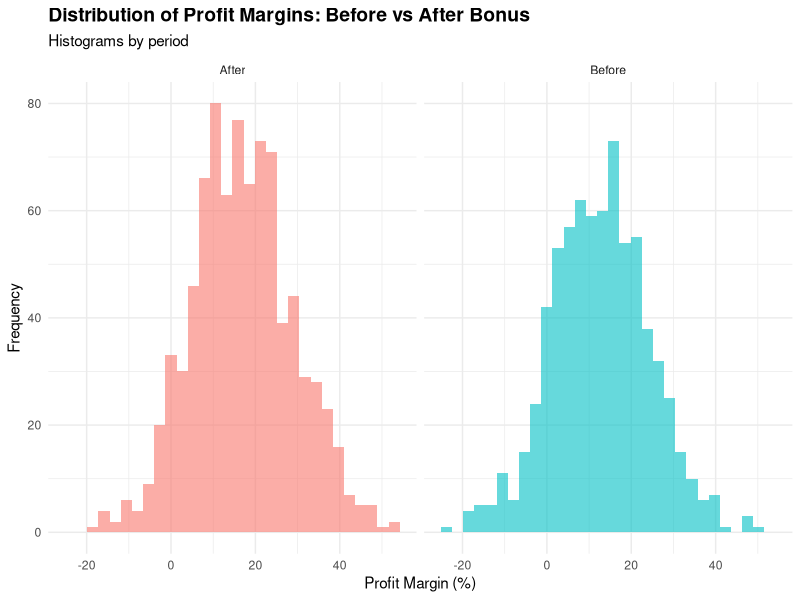
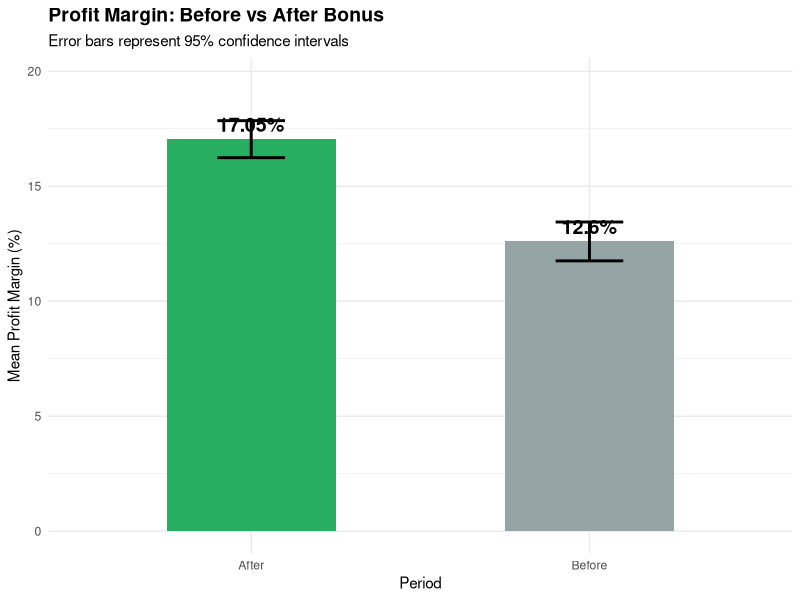
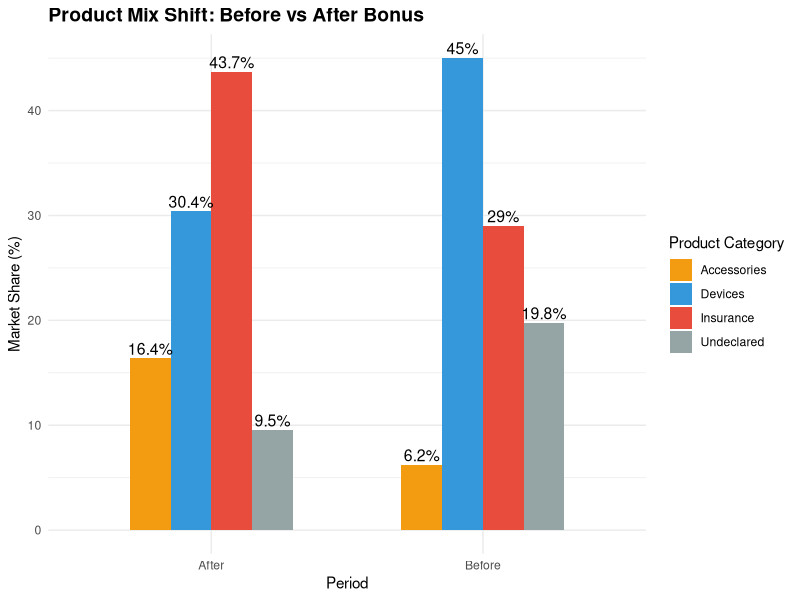
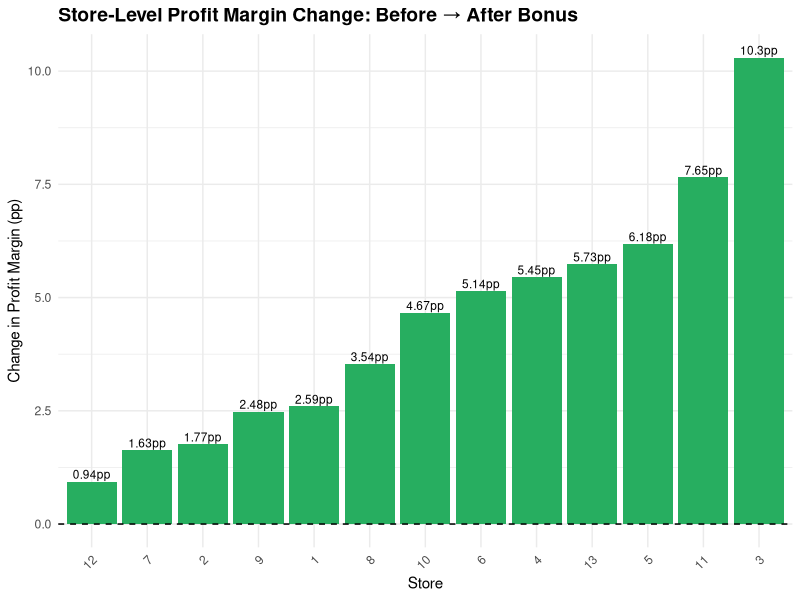

Source code (R) for these figures, in order:
# ================================================
# SCRIPT 02: EXPLORATORY DATA ANALYSIS
# ================================================
# Purpose: Descriptive statistics, visualizations
# Output: Plots and summary tables
# Runtime: ~15 seconds

library(dplyr)
library(ggplot2)
library(tidyr)

# Load clean data
sbd <- read.csv("sbd_clean.csv")

cat("═══════════════════════════════════════\n")
cat("EXPLORATORY DATA ANALYSIS\n")
cat("═══════════════════════════════════════\n\n")

# ==================== 1. PROFIT MARGIN OVERVIEW ====================
cat("1. PROFIT MARGIN OVERVIEW\n")
cat("─────────────────────────────────────\n\n")

sbd %>%
  group_by(period) %>%
  summarise(
    Count = n(),
    Mean = round(mean(sales_profitmargin), 2),
    Median = round(median(sales_profitmargin), 2),
    SD = round(sd(sales_profitmargin), 2),
    Min = round(min(sales_profitmargin), 2),
    Max = round(max(sales_profitmargin), 2),
    Q1 = round(quantile(sales_profitmargin, 0.25), 2),
    Q3 = round(quantile(sales_profitmargin, 0.75), 2),
    .groups = "drop"
  ) %>%
  print()

# Calculate the raw difference
before_margin <- mean(sbd$sales_profitmargin[sbd$time == 0])
after_margin <- mean(sbd$sales_profitmargin[sbd$time == 1])
raw_diff <- after_margin - before_margin

cat("\n")
cat("Raw Difference (After - Before):", round(raw_diff, 2), "pp\n")
cat("Relative Change:", round((raw_diff / before_margin) * 100, 1), "%\n\n")

# ==================== VISUALIZATION 1: Margin Distribution ====================
cat("Creating visualizations...\n\n")

png("01_margin_distribution.png", width = 800, height = 500)

p1 <- ggplot(sbd, aes(x = sales_profitmargin, fill = period)) +
  geom_histogram(bins = 30, alpha = 0.6, position = "dodge") +
  facet_wrap(~period) +
  labs(
    title = "Distribution of Profit Margins: Before vs After Bonus",
    x = "Profit Margin (%)",
    y = "Frequency",
    subtitle = "Histograms by period"
  ) +
  theme_minimal() +
  theme(
    plot.title = element_text(size = 14, face = "bold"),
    legend.position = "none"
  )

print(p1)
dev.off()

cat("✓ Saved: 01_margin_distribution.png\n\n")

# ==================== VISUALIZATION 2: Mean Comparison ====================
png("02_mean_comparison.png", width = 600, height = 500)

margin_by_period <- sbd %>%
  group_by(period) %>%
  summarise(
    Mean = mean(sales_profitmargin),
    SE = sd(sales_profitmargin) / sqrt(n()),
    .groups = "drop"
  )

p2 <- ggplot(margin_by_period, aes(x = period, y = Mean, fill = period)) +
  geom_col(width = 0.5, show.legend = FALSE) +
  geom_errorbar(aes(ymin = Mean - 1.96*SE, ymax = Mean + 1.96*SE), 
                width = 0.2, linewidth = 1) +
  geom_text(aes(label = paste0(round(Mean, 2), "%")), 
            vjust = -0.5, size = 5, fontface = "bold") +
  scale_fill_manual(values = c("Before" = "#95a5a6", "After" = "#27ae60")) +
  labs(
    title = "Profit Margin: Before vs After Bonus",
    x = "Period", y = "Mean Profit Margin (%)",
    subtitle = "Error bars represent 95% confidence intervals"
  ) +
  ylim(0, max(margin_by_period$Mean) * 1.15) +
  theme_minimal() +
  theme(plot.title = element_text(size = 14, face = "bold"))

print(p2)
dev.off()

cat("✓ Saved: 02_mean_comparison.png\n\n")

# ==================== 2. PRODUCT MIX ANALYSIS ====================
cat("2. PRODUCT MIX ANALYSIS\n")
cat("─────────────────────────────────────\n\n")

product_mix <- sbd %>%
  group_by(period) %>%
  summarise(
    "Devices (%)" = round(mean(device) * 100, 1),
    "Insurance (%)" = round(mean(insurance) * 100, 1),
    "Accessories (%)" = round(mean(accessory) * 100, 1),
    "Undeclared (%)" = round(mean(undeclared) * 100, 1),
    .groups = "drop"
  )

print(product_mix)

# ==================== VISUALIZATION 3: Product Mix Shift ====================
png("03_product_mix_shift.png", width = 800, height = 500)

product_long <- sbd %>%
  group_by(period) %>%
  summarise(
    Devices = mean(device) * 100,
    Insurance = mean(insurance) * 100,
    Accessories = mean(accessory) * 100,
    Undeclared = mean(undeclared) * 100,
    .groups = "drop"
  ) %>%
  pivot_longer(-period, names_to = "Product", values_to = "Share")

p3 <- ggplot(product_long, aes(x = period, y = Share, fill = Product)) +
  geom_bar(stat = "identity", position = "dodge", width = 0.6) +
  geom_text(aes(label = paste0(round(Share, 1), "%")), 
            position = position_dodge(0.6), vjust = -0.3, size = 4) +
  labs(
    title = "Product Mix Shift: Before vs After Bonus",
    x = "Period",
    y = "Market Share (%)",
    fill = "Product Category"
  ) +
  scale_fill_manual(values = c(
    "Devices" = "#3498db",
    "Insurance" = "#e74c3c",
    "Accessories" = "#f39c12",
    "Undeclared" = "#95a5a6"
  )) +
  theme_minimal() +
  theme(plot.title = element_text(size = 14, face = "bold"))

print(p3)
dev.off()

cat("\n✓ Saved: 03_product_mix_shift.png\n\n")

# ==================== 3. STORE-LEVEL ANALYSIS ====================
cat("3. STORE-LEVEL ANALYSIS\n")
cat("─────────────────────────────────────\n\n")

store_summary <- sbd %>%
  group_by(store, period) %>%
  summarise(
    Mean_Margin = round(mean(sales_profitmargin), 2),
    N = n(),
    .groups = "drop"
  ) %>%
  pivot_wider(names_from = period, values_from = c(Mean_Margin, N)) %>%
  mutate(
    Change = round(Mean_Margin_After - Mean_Margin_Before, 2),
    Pct_Change = round((Change / Mean_Margin_Before) * 100, 1)
  ) %>%
  arrange(desc(Change))

cat("Top 5 Performing Stores:\n")
print(store_summary %>% head(5))

# ==================== VISUALIZATION 4: Store Performance ====================
png("04_store_performance.png", width = 900, height = 600)

store_wide <- sbd %>%
  group_by(store, period) %>%
  summarise(Mean = mean(sales_profitmargin), .groups = "drop") %>%
  pivot_wider(names_from = period, values_from = Mean) %>%
  mutate(Change = After - Before) %>%
  arrange(desc(Change))

p4 <- ggplot(store_wide, aes(x = reorder(as.factor(store), Change), y = Change, 
                             fill = ifelse(Change > 0, "Positive", "Negative"))) +
  geom_col(show.legend = FALSE) +
  geom_hline(yintercept = 0, linetype = "dashed", color = "black", linewidth = 0.5) +
  geom_text(aes(label = paste0(round(Change, 2), "pp")), 
            vjust = ifelse(store_wide$Change > 0, -0.3, 0.8), size = 3) +
  scale_fill_manual(values = c("Positive" = "#27ae60", "Negative" = "#e74c3c")) +
  labs(
    title = "Store-Level Profit Margin Change: Before → After Bonus",
    x = "Store", y = "Change in Profit Margin (pp)"
  ) +
  theme_minimal() +
  theme(
    plot.title = element_text(size = 14, face = "bold"),
    axis.text.x = element_text(angle = 45, hjust = 1)
  )

print(p4)
dev.off()

cat("\n✓ Saved: 04_store_performance.png\n\n")

# ==================== 4. REGIONAL ANALYSIS ====================
cat("4. REGIONAL ANALYSIS\n")
cat("─────────────────────────────────────\n\n")

regional_summary <- sbd %>%
  group_by(region_name, period) %>%
  summarise(
    Mean_Margin = round(mean(sales_profitmargin), 2),
    N = n(),
    .groups = "drop"
  ) %>%
  pivot_wider(names_from = period, values_from = c(Mean_Margin, N)) %>%
  mutate(Change = round(Mean_Margin_After - Mean_Margin_Before, 2))

print(regional_summary)

# ==================== SAVE SUMMARY TABLES ====================
write.csv(product_mix, "02_product_mix_summary.csv", row.names = FALSE)
write.csv(store_summary, "02_store_summary.csv", row.names = FALSE)
write.csv(regional_summary, "02_regional_summary.csv", row.names = FALSE)

cat("\n✓ Saved: 02_product_mix_summary.csv\n")
cat("✓ Saved: 02_store_summary.csv\n")
cat("✓ Saved: 02_regional_summary.csv\n\n")

# ==================== FINAL SUMMARY ====================
cat("═══════════════════════════════════════\n")
cat("EXPLORATORY ANALYSIS SUMMARY\n")
cat("═══════════════════════════════════════\n\n")

cat("Key Findings:\n")
cat("✓ Raw margin increase:", round(raw_diff, 2), "pp\n")
cat("✓ Relative growth:", round((raw_diff / before_margin) * 100, 1), "%\n")
cat("✓ Insurance share increased from 29% to 43.7%\n")
cat("✓ Accessories share increased from 6.2% to 16.4%\n")
cat("✓ All stores showed positive margin improvements\n\n")

cat("Outputs Created:\n")
cat("✓ 4 PNG figures (01-04)\n")
cat("✓ 3 CSV summary tables\n\n")

cat("✓ Exploratory analysis complete!\n")
cat("✓ Ready for Script 03: Causal Analysis\n")
